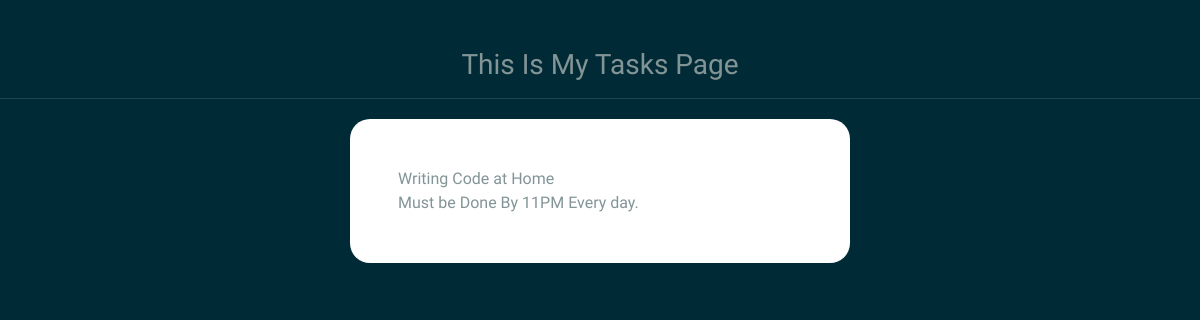
Page /view-tasks/ (signed in) on the earlier database version.
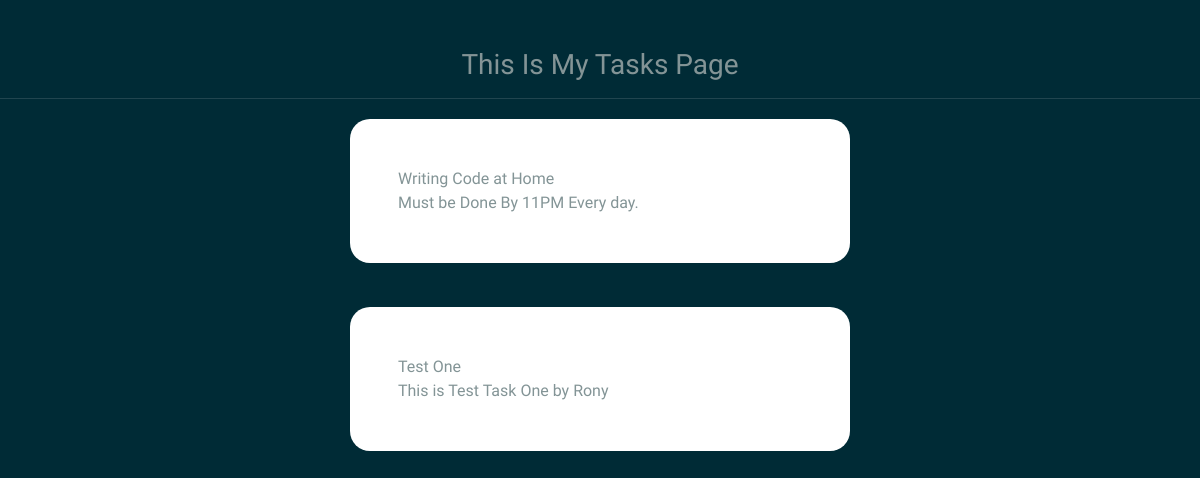
Same page on the later database version.
### todo/models.py (models this page shows)
class Task(models.Model):
    title = models.CharField(max_length=100, null=True)
    content = models.CharField(max_length=1000, null=True, blank=True)
    date_posted  = models.DateTimeField(auto_now_add=True, null=True)
    user = models.ForeignKey(User, max_length=10, on_delete=models.CASCADE, null=True)

### todo/views.py (the view)
# urls.py: path('view-tasks/', views.viewTask, name='view-tasks'),
@login_required(login_url='my-login')
def viewTask(request):
    current_user = request.user.id
    task = Task.objects.all().filter(user=current_user)
    context = {'task':task}
    return render(request, 'profile/view-tasks.html', context=context)

### templates/profile/view-tasks.html (shortened to what this page needs)
{% load static %}
<!DOCTYPE html>
<html lang="en">
<head>
    <link rel="stylesheet" type="text/css" href="https://bootswatch.com/5/solar/bootstrap.min.css">
    <link rel="stylesheet" type="text/css" href="{% static 'css/style.css' %}">
</head>
<br><br>
    <center> <h3>This Is My Tasks Page</h3> </center>
    <hr>
    {% for tsk in task %}
    <div class="container bg-white shadow-md p-5 form-layout" style="margin-top: 20px; ">
        {{tsk.title}}
        <br>
        {{tsk.content}}
    </div>
    <br>
    {% endfor%}
</html>

### static/css/style.css (style rules this page uses)
.form-layout { border-radius: 20px; width: 500px; }

Differences in the rows shown:
added Task: title "Test One", content "This is Test Task One by Rony"
